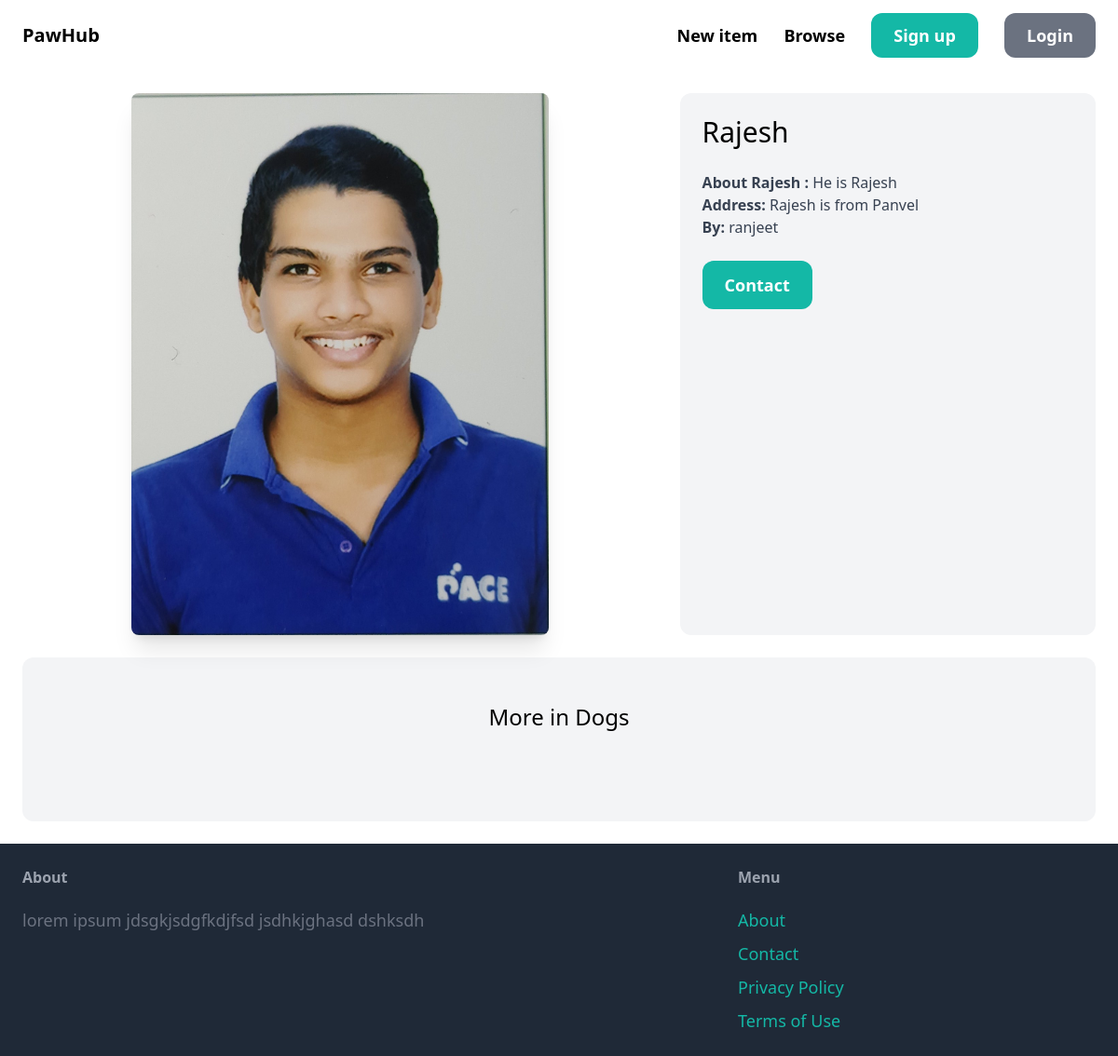
The app's page /items/1/, older data.
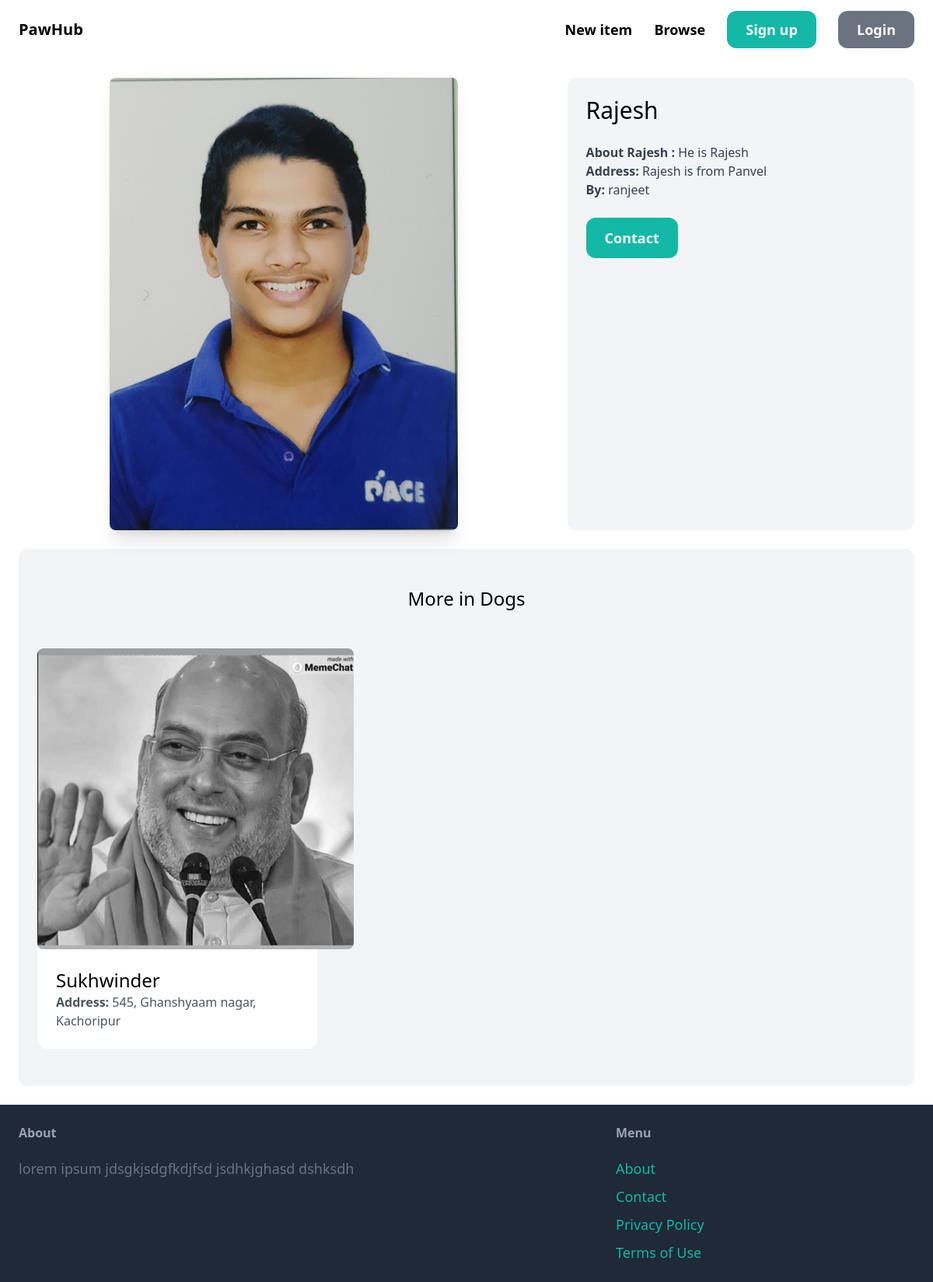
The same page, newer data.
### item/models.py (models this page shows, shortened)
class Item(models.Model):
    category = models.ForeignKey(Category, related_name = 'items', on_delete = models.CASCADE)
    name = models.CharField(max_length = 255)
    image = models.ImageField(upload_to = 'item_images', blank = True, null = True)
    description = models.TextField(blank = True, null = True)
    Address = models.TextField(blank = True, null = True)
    is_adopted = models.BooleanField(default = False)
    created_by = models.ForeignKey(User, related_name = 'item', on_delete = models.CASCADE )
    created_at = models.DateTimeField(auto_now_add = True)

### item/views.py (the view)
# urls.py: path('<int:pk>/', views.detail, name = 'detail'),
def detail(request, pk):
    item = get_object_or_404(Item, pk = pk)
    related_items = Item.objects.filter(category = item.category, is_adopted = False).exclude(pk =pk)[0:3]
    return render(request, 'item/detail.html', {
        'item' : item,
        'related_items' : related_items,
    })

### item/models.py (called while the page is built)
    def __str__(self):
        return self.name

### item/templates/item/detail.html (shortened to what this page needs)
{% extends "core/base.html" %}
{% block content %}
<div class = "grid grid-cols-5 gap-6">
    <div class = "col-span-3">
        <img src = "{{ item.image.url }}" class ="h-auto max-w-md  mx-auto max-w-full rounded-lg shadow-xl dark:shadow-gray-300">
    </div>
    <div class = "col-span-2 p-6 bg-gray-100 rounded-xl">
        <h1 class = "mb-6 text-3xl">{{ item.name }}</h1>
        <p class = "text-gray-700"><strong>About {{ item.name }} :</strong> {{ item.description }}</p>
        <p class = "text-gray-700"><strong>Address:</strong> {{ item.Address }}</p>
        <p class = "text-gray-700"><strong>By:</strong> {{ item.created_by.username }}</p>
        <a href = "#" class= "inline-block mt-6 px-6 py-3 text-lg font-semibold bg-teal-500 rounded-xl text-white hover:bg-teal-700">Contact</a>
    </div>
</div>
<div class = "mt-6 px-6 py-12 bg-gray-100 rounded-xl">
    <h2 class = " mb-12 text-2xl text-center">More in {{ item.category }}</h2>
    <div class = "grid grid-cols-3 gap-3">
        {% for item in related_items %}
            <div>
                <a href=' {% url 'item:detail' item.id %}'>
                    <div>
                        <img src= "{{ item.image.url }}" class = "h-auto max-w-lg transition-all duration-300 rounded-lg cursor-pointer filter grayscale hover:grayscale-0">
                    </div>
                    <div class = "p-6 bg-white rounded-b-xl">
                        <h2 class = "text-2xl"> {{ item.name }}</h2>
                        <p class= "text-gray-600"><strong>Address: </strong>{{ item.Address }}</p>
                    </div>
                </a>
            </div>
        {% endfor %}
    </div>
</div>
{% endblock content %}

Row changes from the older to the newer data that the page shows:
added Item: image (picture), name "Sukhwinder", Address "545, Ghanshyaam nagar, Kachoripur"
